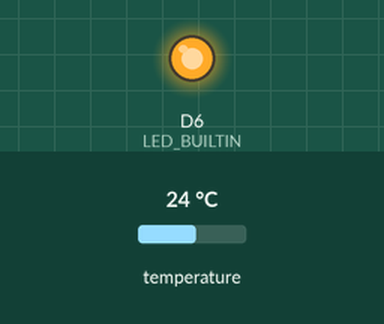
This sketch was run on a simulated Arduino MKR. Parts: output pins drawn as LEDs (lit = HIGH). The inputs (shaded band) are chosen by the test bench; at power-on: temperature 24 °C. No radio packets arrive unless stated.

Above: at 0.1 s.
At 1.1 s:
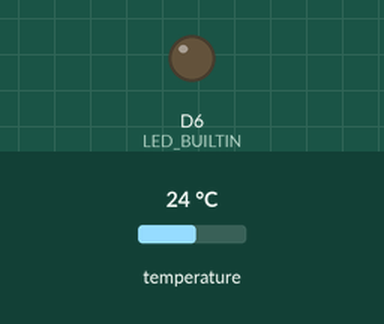
Timing chart, 0 to 3.4 s (numbered marks = the images above):
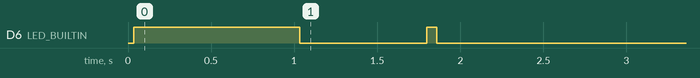

The sketch:

sender_board.ino
```cpp
#include <OneWire.h>
#include <DallasTemperature.h>
#include <LoRa.h>
#include <ArduinoLowPower.h>

// Data wire is connected to pin 2 on the Arduino
#define ONE_WIRE_BUS 2

// Setup a oneWire instance to communicate with any OneWire devices
OneWire oneWire(ONE_WIRE_BUS);

// Pass oneWire reference to DallasTemperature library
DallasTemperature sensors(&oneWire);

void setup() {
  // Setup DS18B20 sensor
  sensors.begin();

  // Initialize LoRa with the appropriate frequency
  if (!LoRa.begin(915E6)) {
    // Blink an LED rapidly if LoRa fails to start (for debugging)
    pinMode(LED_BUILTIN, OUTPUT);
    while (1) {
      digitalWrite(LED_BUILTIN, HIGH);
      delay(100);
      digitalWrite(LED_BUILTIN, LOW);
      delay(100);
    }
  }

  // Set the transmission power (can range from 2 to 20)
  LoRa.setTxPower(20);

  // Set the spread factor to increase reliability
  LoRa.setSpreadingFactor(8);

  // Set bandwidth. Higher bandwidth increases reliability but also increases required signal strength
  LoRa.setSignalBandwidth(250E3);

  // Indicate LoRa startup success by blinking LED slowly
  pinMode(LED_BUILTIN, OUTPUT);
  digitalWrite(LED_BUILTIN, HIGH);
  delay(1000);
  digitalWrite(LED_BUILTIN, LOW);
}

void loop() {
  // Request temperature from DS18B20 sensor
  sensors.requestTemperatures();
  float temperatureC = sensors.getTempCByIndex(0);

  // Indicate that data is being sent by blinking LED
  digitalWrite(LED_BUILTIN, HIGH);

  // Send temperature data over LoRa
  LoRa.beginPacket();
  LoRa.print("Temperature: ");
  LoRa.print(temperatureC);
  LoRa.print(" °C");
  LoRa.endPacket();

  digitalWrite(LED_BUILTIN, LOW);

  // Enter sleep mode for 5 minutes
  for (int i = 0; i < 30; i++) {
    LowPower.sleep(10000); // Sleep for 10 seconds (30 times = 300 seconds)
  }
}
```

Measured:
- by itself, D6 (LED_BUILTIN): HIGH → LOW at 1.0 s, → HIGH 0.76 s later, → LOW 0.06 s later
